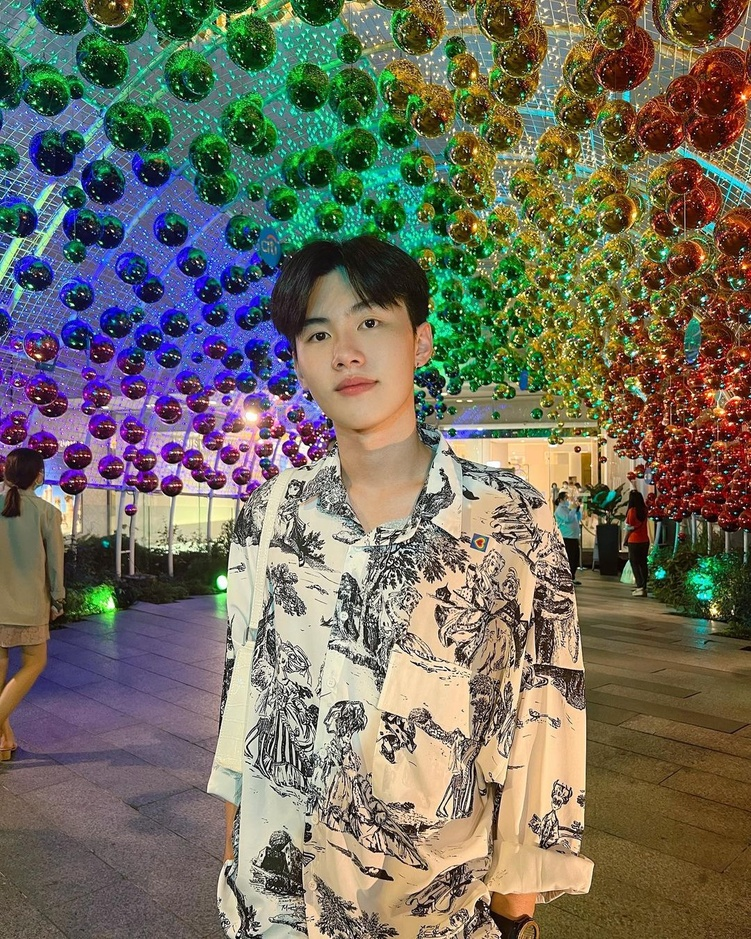
#> input picture Lab Histogram/prom.jpg, 751 x 939 px, shrunk from 1080 x 1350 before the run, found by its file name
$ python h4.py
#> lines starting #> are read from the running program, lines starting #| are printed output that depends on the picture; after the words box and inside, x2 and y2 are one past the last pixel; in counts of white or black regions, pixels touching at a corner belong together
import cv2
originalImage = cv2.imread('Lab Histogram/prom.jpg')
#> originalImage is the input picture: shape (939, 751, 3); mean B, G, R 94.7, 108.9, 112.3
grayimage = cv2.imread('Lab Histogram/prom.jpg',0)
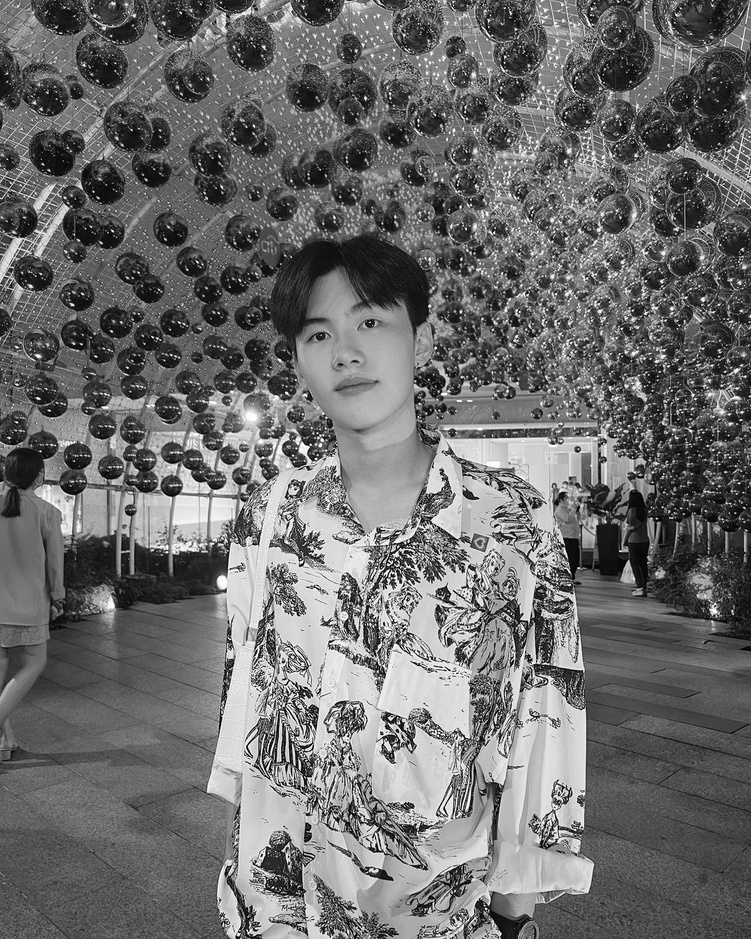
#> grayimage: shape (939, 751); min 0, max 255, mean 108.3
thresholder = int(input("Input the threshold: "))
#> the answer given: 100
(thresh, blackAndWhiteImage) = cv2.threshold(grayimage, thresholder, 255, cv2.THRESH_BINARY)
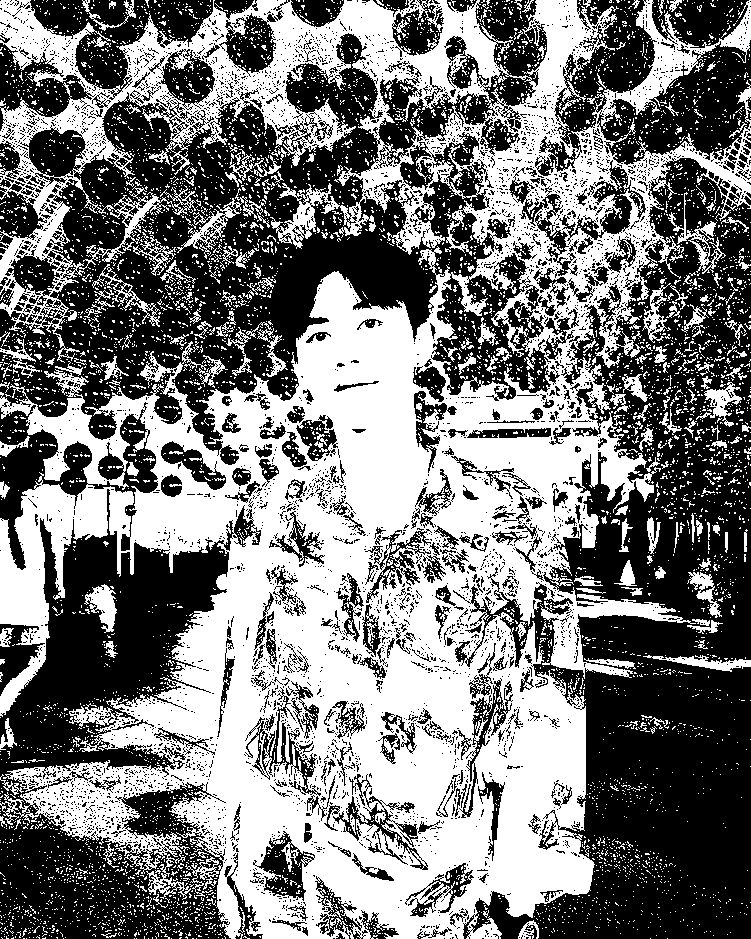
#> blackAndWhiteImage: shape (939, 751); 48.1% white; 6403 white regions (6158 under 20 px), largest, box (x1, y1, x2, y2) and area: (0, 0, 751, 939) 299131, (177, 188, 265, 253) 1000, (668, 192, 726, 274) 816
#> thresh = 100
cv2.imshow('Original image', originalImage)
cv2.imshow('Black White image', blackAndWhiteImage)
cv2.waitKey(0)
cv2.destroyAllWindows()

$ run again, with Lab Histogram/dunk.jpg copied over Lab Histogram/prom.jpg
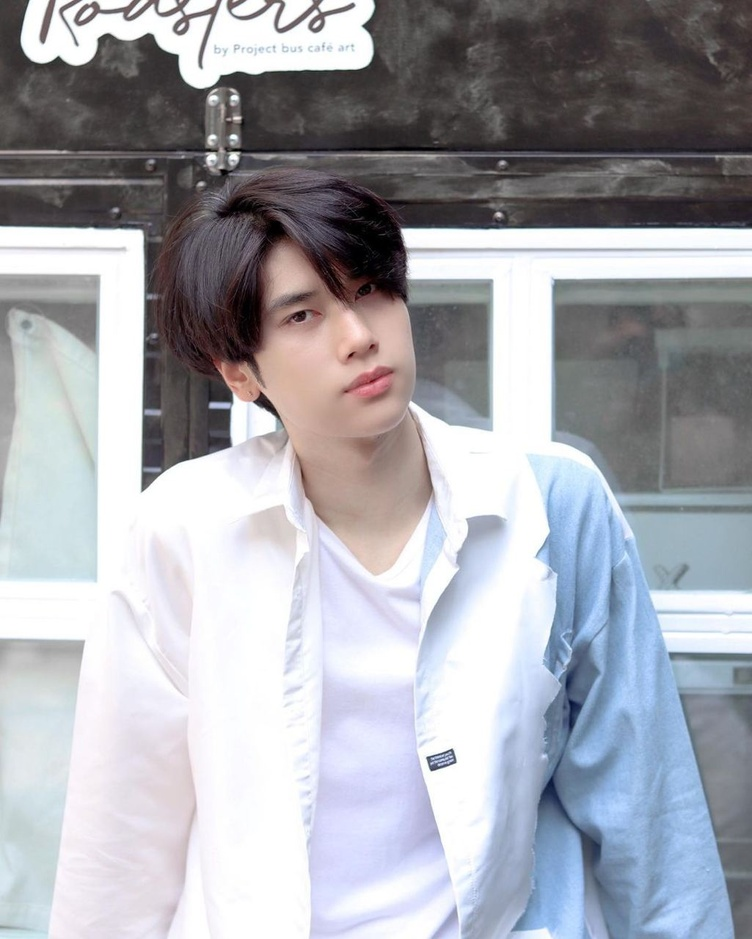
#> input picture Lab Histogram/dunk.jpg, 752 x 939 px, shrunk from 1025 x 1280 before the run, found by its file name
#> originalImage is the input picture: shape (939, 752, 3); mean B, G, R 174.1, 167.2, 165.8
#> `grayimage = cv2.imread('Lab Histogram/prom.jpg',0)`:
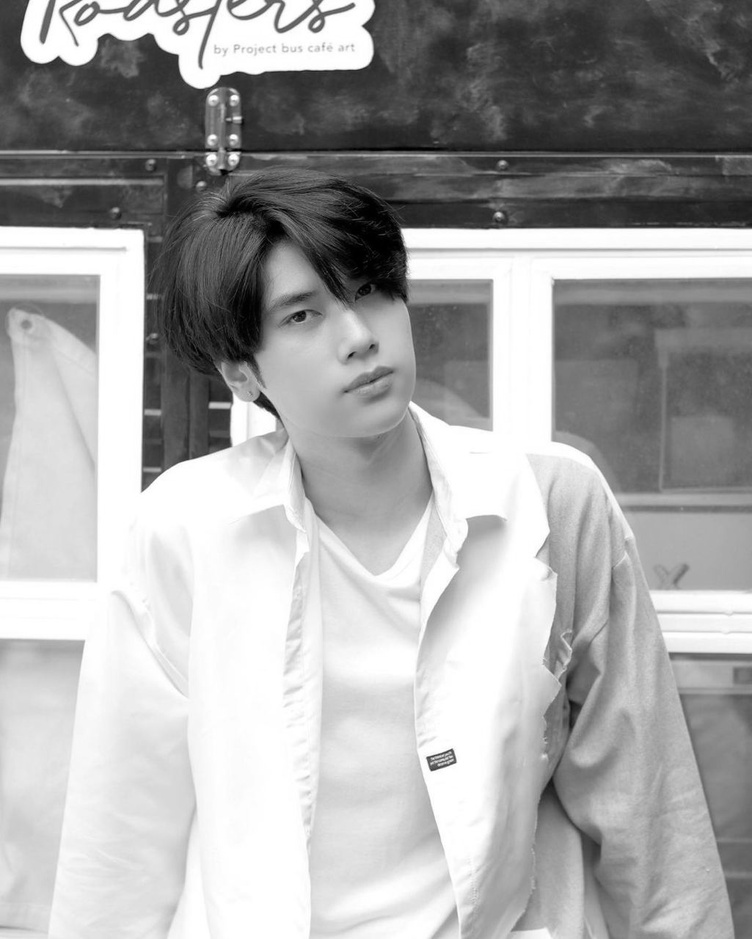
#> grayimage: shape (939, 752); min 0, max 255, mean 167.6
#> `(thresh, blackAndWhiteImage) = cv2.threshold(grayimage, thresholder, 2..`:
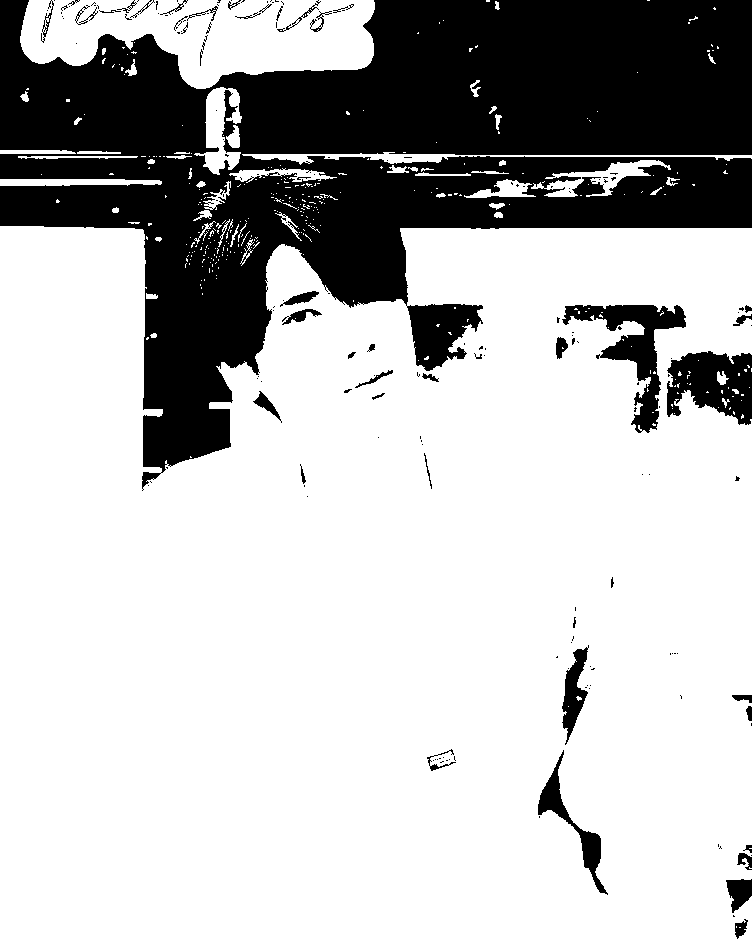
#> blackAndWhiteImage: shape (939, 752); 73.3% white; 179 black regions (131 under 20 px), largest, box (x1, y1, x2, y2) and area: (0, 0, 752, 491) 172564, (562, 305, 686, 433) 4618, (667, 351, 752, 425) 4289
#> thresh = 100
